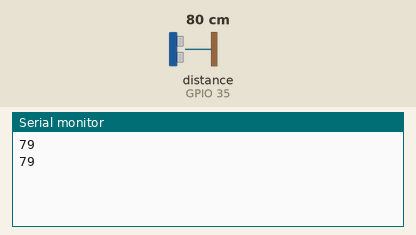
The sketch below on a simulated ESP32. Shown: the last lines printed to the serial monitor. Wiring (inferred from the names in the program): ultrasonic range finder: trigger GPIO 34; echo GPIO 35. The test bench sets the inputs (shaded band); at power-on: distance to the obstacle (sensor on GPIO 35) 80 cm. The echo pulse lasts 58.3 µs per cm.

Above: at 1.8 s.
1.9 s: distance to the obstacle (sensor on GPIO 35) set to 2 cm
At 2.8 s:
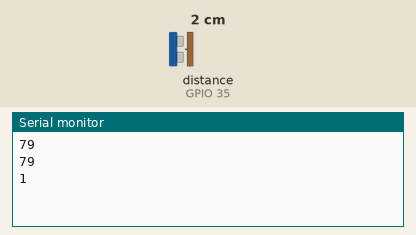
3.4 s: distance to the obstacle (sensor on GPIO 35) set to 4 cm
At 4.8 s:
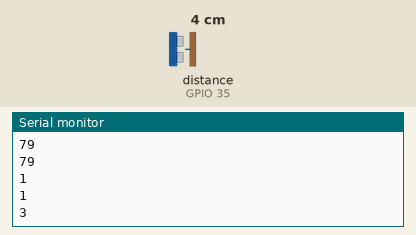
Timing chart, 0 to 6.4 s (numbered marks = the images above; inputs shaded):
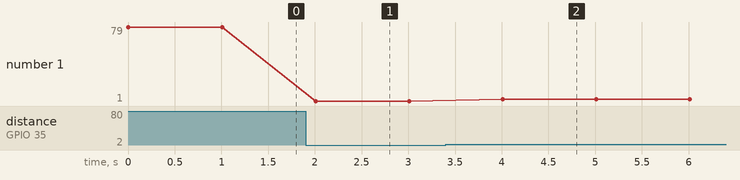

Measured:
- after the input at 1.9 s, the serial monitor: prints a new line after 0.11 s (image 1)
- after the input at 3.4 s, the serial monitor: prints a new line after 0.61 s (image 2)
- plotted number 1: 79 → 1 after the input at 1.9 s, 1 → 3 after the input at 3.4 s

The sketch:

ultra_test.ino
```cpp
#include <Arduino.h>

const int echoPin = 35;
const int trigPin = 34;
long duration;

int ultraSonicDistance() {
  digitalWrite(trigPin, LOW);
  delayMicroseconds(2);
  digitalWrite(trigPin, HIGH);
  delayMicroseconds(10);
  digitalWrite(trigPin, LOW);
  duration = pulseIn(echoPin, HIGH);
  return duration * 0.034 / 2;
}

void setup() {
 pinMode(trigPin, OUTPUT);
 pinMode(echoPin, INPUT);
 Serial.begin(9600);
}
void loop() {
 int distance = ultraSonicDistance();
 Serial.println(distance);
 delay(1000);
}
```
